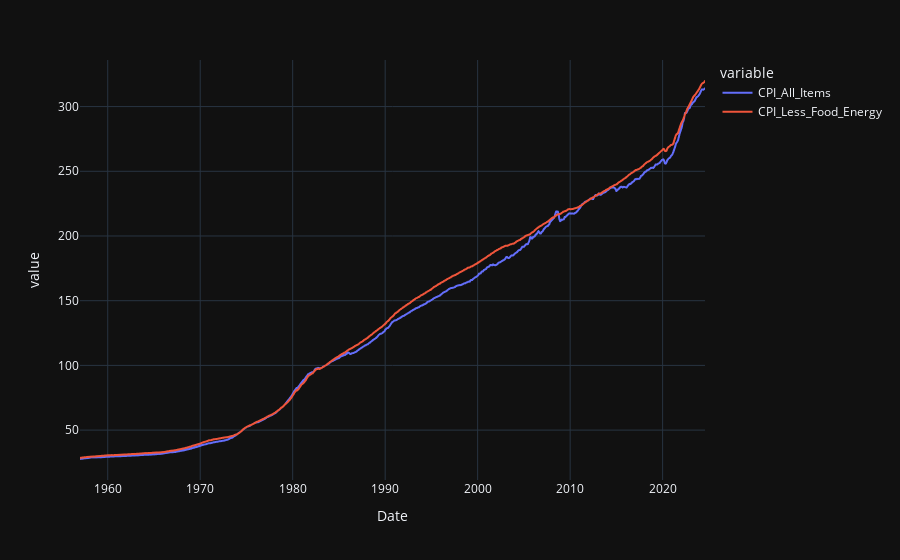

Notebook code for this chart:
### Code cell
px.line(df)

### Figure 1 — Plotly figure (JSON) as saved in the notebook; plotly's stock layout.template omitted (floating-point values rounded to 4 significant figures; data arrays with more than 128 entries replaced by an {"elided": "..."} marker saying what was removed)
{"data": [{"hovertemplate": "variable=CPI_All_Items<br>Date=%{x}<br>value=%{y}<extra></extra>", "legendgroup": "CPI_All_Items", "line": {"color": "#636efa", "dash": "solid"}, "marker": {"symbol": "circle"}, "mode": "lines", "name": "CPI_All_Items", "showlegend": true, "x": {"elided": "812 str values"}, "xaxis": "x", "y": {"elided": "812 float values"}, "yaxis": "y", "type": "scattergl"}, {"hovertemplate": "variable=CPI_Less_Food_Energy<br>Date=%{x}<br>value=%{y}<extra></extra>", "legendgroup": "CPI_Less_Food_Energy", "line": {"color": "#EF553B", "dash": "solid"}, "marker": {"symbol": "circle"}, "mode": "lines", "name": "CPI_Less_Food_Energy", "showlegend": true, "x": {"elided": "812 str values"}, "xaxis": "x", "y": {"elided": "812 float values"}, "yaxis": "y", "type": "scattergl"}], "layout": {"xaxis": {"anchor": "y", "domain": [0.0, 1.0], "title": {"text": "Date"}}, "yaxis": {"anchor": "x", "domain": [0.0, 1.0], "title": {"text": "value"}}, "legend": {"title": {"text": "variable"}, "tracegroupgap": 0}, "margin": {"t": 60}}}
